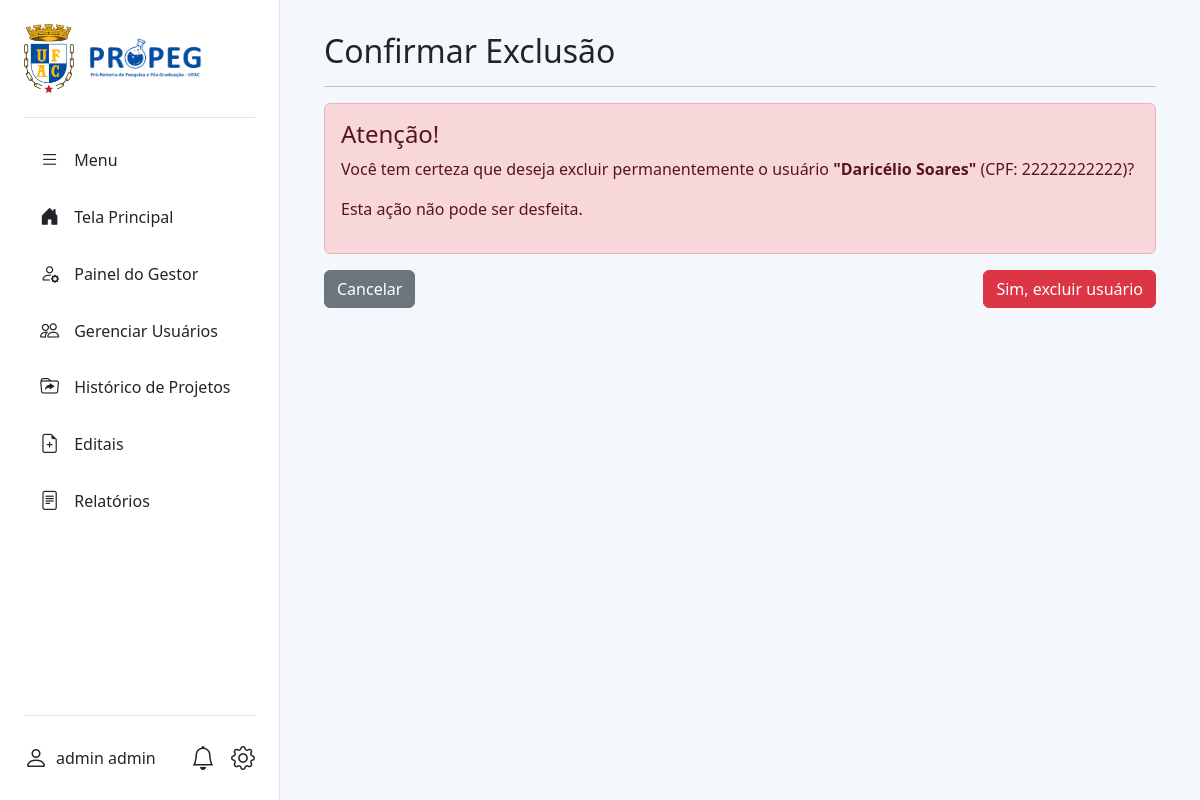
The app's page /projetos/gestor/usuarios/2/deletar/ (signed in) with its own data.
### projetos_institucionais/models.py (models this page shows, shortened)
class Usuario(AbstractUser):
    PERFIL_CHOICES = (
        ('coordenador', 'Coordenador'),
        ('aluno', 'Aluno'),
        ('gestor', 'Gestor'),
    )
    STATUS_CHOICES = (
        ('pendente', 'Pendente'),
        ('ativo', 'Ativo'),
        ('inativo', 'Inativo'),
    )
    CNPQ_AREA_CHOICES = [
        ('', 'Selecione uma área'),
        ('Ciências Exatas e da Terra', (
            ('exatas_matematica',  'Matemática'),
            ('exatas_computacao',  'Computação'),
            ('exatas_fisica',      'Física'),
            ('exatas_quimica',     'Química'),
            ('exatas_geociencias', 'Geociências'),
        )),
        ('Ciências Biológicas', (
            ('bio_geral',     'Biologia Geral'),
            ('bio_biofisica', 'Biofísica'),
            ('bio_botanica',  'Botânica'),
            ('bio_ecologia',  'Ecologia'),
            ('bio_genetica',  'Genética'),
        )),
        ('Engenharias', (
            ('eng_civil',    'Engenharia Civil'),
            ('eng_eletrica', 'Engenharia Elétrica'),
            ('eng_mecanica', 'Engenharia Mecânica'),
            ('eng_producao', 'Engenharia de Produção'),
        )),
        ('Ciências da Saúde', (
            ('saude_medicina', 'Medicina'),
            ('saude_nutricao', 'Nutrição'),
            ('saude_coletiva', 'Saúde Coletiva'),
        )),
        ('Ciências Agrárias', (
            ('agrar_agronomia', 'Agronomia'),
            ('agrar_florestal', 'Recursos Florestais'),
            ('agrar_zootecnia', 'Zootecnia'),
        )),
        ('Ciências Sociais Aplicadas', (
            ('sociais_direito',  'Direito'),
            ('sociais_admin',    'Administração'),
            ('sociais_economia', 'Economia'),
            ('sociais_info',     'Ciência da Informação'),
        )),
        ('Ciências Humanas', (
            ('humanas_filosofia',  'Filosofia'),
            ('humanas_sociologia', 'Sociologia'),
            ('humanas_historia',   'História'),
            ('humanas_psicologia', 'Psicologia'),
            ('humanas_educacao',   'Educação'),
        )),
        ('Linguística, Letras e Artes', (
            ('lla_linguistica', 'Linguística'),
            ('lla_letras',      'Letras'),
            ('lla_artes',       'Artes'),
        )),
    ]
    status = models.CharField(
        max_length=20,
        choices=STATUS_CHOICES,
        default='pendente',
        verbose_name='Status',
    )
    USERNAME_FIELD = 'cpf'
    REQUIRED_FIELDS = ['username', 'first_name', 'last_name', 'email']
    cpf = models.CharField(max_length=14, unique=True, verbose_name="CPF")
    email = models.EmailField(unique=True)
    telefone = models.CharField(max_length=20, blank=True, null=True)
    rg = models.CharField(max_length=20, blank=True, null=True, verbose_name="RG")
    data_nascimento = models.DateField(blank=True, null=True, verbose_name="Data de Nascimento")
    siape = models.CharField(max_length=10, blank=True, null=True, verbose_name="SIAPE")
    matricula = models.CharField(max_length=20, blank=True, null=True, verbose_name="Nº de Matrícula")
    lattes = models.CharField(max_length=50, blank=True, null=True, verbose_name="Nº Currículo Lattes")
    cnpq_area = models.CharField(
        max_length=100,
        choices=CNPQ_AREA_CHOICES,
        blank=True,
        null=True,
        verbose_name="Grande Área CNPq",
    )
    cnpq = models.CharField(max_length=20, blank=True, null=True, verbose_name="Nº Currículo Lattes/CNPq")
    perfil = models.CharField(max_length=20, choices=PERFIL_CHOICES)
    regime_trabalho = models.CharField(max_length=3, blank=True, null=True, verbose_name="Regime de Trabalho")
    is_active = models.BooleanField(default=False, verbose_name="Ativo", help_text="Marque esta opção para ativar a conta do usuário.")
    curso = models.ForeignKey(
        'CursoGraduacao',
        on_delete=models.SET_NULL,
        null=True,
        blank=True,
        verbose_name="Curso de Graduação",
    )
    endereco = models.OneToOneField(
        'Endereco',
        on_delete=models.SET_NULL,
        null=True,
        blank=True
    )
    titulacao = models.ForeignKey(
        'Titulacao',
        on_delete=models.SET_NULL,
        null=True,
        blank=True,
        verbose_name="Titulação"
    )
    centro_lotacao = models.ForeignKey(
        'CentroLotacao',
        on_delete=models.SET_NULL,
        null=True,
        blank=True,
        verbose_name="Centro de Lotação"
    )
    objects = UsuarioManager()

### projetos_institucionais/views.py (the view, shortened to what this page needs)
# urls.py: path('gestor/usuarios/<int:pk>/deletar/', views.usuario_deletar, name='usuario_deletar'),
@gestor_required
def usuario_deletar(request, pk):
    usuario_selecionado = get_object_or_404(Usuario, pk=pk)
    contexto = {
        'usuario_selecionado': usuario_selecionado,
    }
    return render(request, 'projetos_institucionais/usuario_confirmar_delete.html', contexto)

### projetos_institucionais/context_processors.py (called while the page is built)
def unread_notifications_context(request):
    if request.user.is_authenticated:
        unread_count = Notificacao.objects.filter(destinatario=request.user, lida=False).count()
        return {'unread_notifications_count': unread_count}
    return {}

### templates/projetos_institucionais/usuario_confirmar_delete.html (shortened to what this page needs)
{% extends "base2.html" %}
{% block content %}
<div class="container-fluid">
    <h2 class="mb-3">Confirmar Exclusão</h2>
    <hr>
    <div class="alert alert-danger">
        <h4>Atenção!</h4>
        <p>Você tem certeza que deseja excluir permanentemente o usuário <strong>"{{ usuario_selecionado.get_full_name }}"</strong> (CPF: {{ usuario_selecionado.cpf }})?</p>
        <p>Esta ação não pode ser desfeita.</p>
    </div>
    <form method="post">
        <a href="{% url 'gerenciar_usuarios' %}" class="btn btn-secondary">Cancelar</a>
        <button type="submit" class="btn btn-danger float-end">Sim, excluir usuário</button>
    </form>
</div>
{% endblock %}

### templates/base2.html (shortened to what this page needs)
{% load static %}
<!DOCTYPE html>
<html lang="pt-BR">
<head>
    <link href="https://cdn.jsdelivr.net/npm/bootstrap@5.3.3/dist/css/bootstrap.min.css" rel="stylesheet">
    <link href="https://cdn.jsdelivr.net/npm/bootstrap-icons@1.11.3/font/bootstrap-icons.css" rel="stylesheet">
    <link href="https://cdnjs.cloudflare.com/ajax/libs/font-awesome/6.5.2/css/all.min.css" rel="stylesheet">
    <link href="{% static 'css/style.css' %}" rel="stylesheet">
</head>
<body>
    <div class="d-flex">
        <div id="sidebar" class="d-flex flex-column">
            <div class="sidebar-header">
                <img src="{% static 'imagens/logo_ufac.png' %}" alt="Logo UFAC" width="50">
                <img src="{% static 'imagens/Logo-Propeg.png' %}" alt="Logo PROPEG" class="logo-propeg" style="height:40px; width:auto;">
            </div>
            <ul class="nav flex-column my-3">
                <li class="nav-item">
                    <a href="#" class="nav-link text-dark" id="toggle-btn">
                        <i class="bi bi-list"></i>
                        <span>Menu</span>
                    </a>
                </li>
                {% with request.resolver_match.url_name as url_name %}
                <li class="nav-item">
                    <a href="{% url 'tela_principal' %}"
                        class="nav-link {% if url_name == 'tela_principal' %}active{% else %}text-dark{% endif %}">
                        <i class="bi bi-house-door-fill"></i>
                        <span>Tela Principal</span>
                    </a>
                </li>
                {% if user.is_authenticated and user.perfil == 'gestor' %}
                <li class="nav-item">
                    <a href="{% url 'gestor_dashboard' %}"
                        class="nav-link {% if request.resolver_match.url_name == 'gestor_dashboard' %}active{% else %}text-dark{% endif %}">
                        <i class="bi bi-person-gear"></i>
                        <span>Painel do Gestor</span>
                    </a>
                </li>
                <li class="nav-item">
                    <a href="{% url 'gerenciar_usuarios' %}" class="nav-link {% if request.resolver_match.url_name == 'gerenciar_usuarios' %}active{% else %}text-dark{% endif %}">
                        <i class="bi bi-people"></i>
                        <span>Gerenciar Usuários</span>
                    </a>
                </li>
                <li class="nav-item">
                    <a href="{% url 'historico_projetos' %}" class="nav-link {% if request.resolver_match.url_name == 'historico_projetos' %}active{% else %}text-dark{% endif %}">
                        <i class="bi bi-folder-symlink"></i>
                        <span>Histórico de Projetos</span>
                    </a>
                </li>
                <li class="nav-item">
                    <a href="{% url 'gestor_listar_editais' %}" class="nav-link {% if request.resolver_match.url_name == 'gestor_listar_editais' %}active{% else %}text-dark{% endif %}">
                        <i class="bi bi-file-earmark-plus"></i>
                        <span>Editais</span>
                    </a>
                </li>
                <li class="nav-item">
                    <a href="{% url 'gestor_relatorios' %}" class="nav-link {% if request.resolver_match.url_name == 'gestor_relatorios' %}active{% else %}text-dark{% endif %}">
                        <i class="bi bi-file-text"></i>
                        <span>Relatórios</span>
                    </a>
                </li>
                {% endif %}
                {% endwith %}
            </ul>
            <div class="sidebar-footer mt-auto">
                {% if user.is_authenticated %}
                <a href="{% url 'perfil' %}" class="d-flex align-items-center text-dark text-decoration-none">
                    <i class="bi bi-person fs-4"></i>
                    <span class="ms-2">
                        {% if user.get_full_name %}
                        {{ user.get_full_name }}
                        {% elif user.first_name %}
                        {{ user.first_name }}
                        {% else %}
                        {{ user.cpf }}
                        {% endif %}
                    </span>
                </a>
                {% endif %}
                <div class="d-flex align-items-center">
                    <a href="{% url 'lista_notificacoes' %}" class="text-dark position-relative me-3">
                        <i class="bi bi-bell fs-4"></i>
                    </a>
                    {% if user.is_authenticated %}
                    <div class="dropdown dropup">
                        <a href="#" class="text-dark text-decoration-none" data-bs-toggle="dropdown"
                            aria-expanded="false">
                            <i class="bi bi-gear fs-4"></i>
                        </a>
                    </div>
                    {% endif %}
                </div>
            </div>
        </div>
        <main id="main-content">
            {% block content %}
            {% endblock %}
        </main>
    </div>
</body>
</html>

### static/css/style.css (style rules this page uses)
html, body { height: 100%; margin: 0; font-family: 'Segoe UI', Tahoma, Geneva, Verdana, sans-serif; }
.d-flex { height: 100%; }
#sidebar { width: 280px; background-color: #ffffff; padding: 1.5rem; border-right: 1px solid #dee2e6; transition: width 0.3s; transition: width 0.3s ease-in-out; }
.sidebar-header { display: flex; align-items: center; gap: 15px; padding-bottom: 1.5rem; border-bottom: 1px solid #dee2e6; }
.sidebar-footer { display: flex; justify-content: space-between; align-items: center; padding-top: 1.5rem; border-top: 1px solid #dee2e6; }
#main-content { flex-grow: 1; background-color: #f4f7fc; padding: 2rem; overflow-y: auto; }

### records on screen
Usuario: get_full_name "admin admin"
Usuario: get_full_name "Daricélio Soares", cpf "22222222222"
